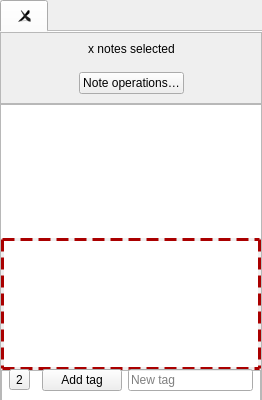
       <widget class="QTabWidget" name="noteEditTabWidget">
        <property name="sizePolicy">
         <sizepolicy hsizetype="Preferred" vsizetype="Preferred">
          <horstretch>5</horstretch>
          <verstretch>0</verstretch>
         </sizepolicy>
        </property>
        <property name="styleSheet">
         <string notr="true"/>
        </property>
        <property name="currentIndex">
         <number>0</number>
        </property>
        <property name="documentMode">
         <bool>true</bool>
        </property>
        <property name="tabsClosable">
         <bool>true</bool>
        </property>
        <property name="movable">
         <bool>true</bool>
        </property>
        <widget class="QWidget" name="noteEditTabWidgetPage">
         <attribute name="title">
          <string/>
         </attribute>
         <layout class="QVBoxLayout" name="noteEditTabWidgetLayout">
          <property name="spacing">
           <number>0</number>
          </property>
          <property name="leftMargin">
           <number>0</number>
          </property>
          <property name="topMargin">
           <number>0</number>
          </property>
          <property name="rightMargin">
           <number>0</number>
          </property>
          <property name="bottomMargin">
           <number>0</number>
          </property>
          <item>
           <widget class="QFrame" name="multiSelectActionFrame">
            <property name="frameShape">
             <enum>QFrame::Shape::StyledPanel</enum>
            </property>
            <property name="frameShadow">
             <enum>QFrame::Shadow::Raised</enum>
            </property>
            <layout class="QGridLayout" name="gridLayout_2">
             <item row="1" column="1">
              <widget class="QLabel" name="notesSelectedLabel">
               <property name="text">
                <string notr="true">x notes selected</string>
               </property>
               <property name="alignment">
                <set>Qt::AlignmentFlag::AlignCenter</set>
               </property>
              </widget>
             </item>
             <item row="0" column="1">
              <spacer name="verticalSpacer_2">
               <property name="orientation">
                <enum>Qt::Orientation::Vertical</enum>
               </property>
               <property name="sizeHint" stdset="0">
                <size>
                 <width>20</width>
                 <height>40</height>
                </size>
               </property>
              </spacer>
             </item>
             <item row="3" column="2">
              <spacer name="horizontalSpacer_2">
               <property name="orientation">
                <enum>Qt::Orientation::Horizontal</enum>
               </property>
               <property name="sizeHint" stdset="0">
                <size>
                 <width>40</width>
                 <height>20</height>
                </size>
               </property>
              </spacer>
             </item>
             <item row="3" column="0">
              <spacer name="horizontalSpacer">
               <property name="orientation">
                <enum>Qt::Orientation::Horizontal</enum>
               </property>
               <property name="sizeHint" stdset="0">
                <size>
                 <width>40</width>
                 <height>20</height>
                </size>
               </property>
              </spacer>
             </item>
             <item row="3" column="1">
              <widget class="QPushButton" name="noteOperationsButton">
               <property name="text">
                <string>Note operations…</string>
               </property>
              </widget>
             </item>
             <item row="4" column="1">
              <spacer name="verticalSpacer">
               <property name="orientation">
                <enum>Qt::Orientation::Vertical</enum>
               </property>
               <property name="sizeHint" stdset="0">
                <size>
                 <width>20</width>
                 <height>40</height>
                </size>
               </property>
              </spacer>
             </item>
             <item row="2" column="1">
              <spacer name="verticalSpacer_3">
               <property name="orientation">
                <enum>Qt::Orientation::Vertical</enum>
               </property>
               <property name="sizeType">
                <enum>QSizePolicy::Policy::Fixed</enum>
               </property>
               <property name="sizeHint" stdset="0">
                <size>
                 <width>20</width>
                 <height>10</height>
                </size>
               </property>
              </spacer>
             </item>
            </layout>
           </widget>
          </item>
          <item>
           <widget class="QFrame" name="noteEditorFrame">
            <property name="minimumSize">
             <size>
              <width>0</width>
              <height>400</height>
             </size>
            </property>
            <property name="frameShape">
             <enum>QFrame::Shape::StyledPanel</enum>
            </property>
            <property name="frameShadow">
             <enum>QFrame::Shadow::Raised</enum>
            </property>
            <layout class="QVBoxLayout" name="verticalLayout_6">
             <property name="spacing">
              <number>0</number>
             </property>
             <property name="leftMargin">
              <number>0</number>
             </property>
             <property name="topMargin">
              <number>0</number>
             </property>
             <property name="rightMargin">
              <number>0</number>
             </property>
             <property name="bottomMargin">
              <number>0</number>
             </property>
             <item>
              <widget class="QOwnNotesMarkdownTextEdit" name="noteTextEdit">
               <property name="enabled">
                <bool>true</bool>
               </property>
               <property name="contextMenuPolicy">
                <enum>Qt::ContextMenuPolicy::CustomContextMenu</enum>
               </property>
               <property name="frameShape">
                <enum>QFrame::Shape::NoFrame</enum>
               </property>
               <property name="cursorWidth">
                <number>1</number>
               </property>
              </widget>
             </item>
             <item>
              <widget class="QOwnNotesMarkdownTextEdit" name="encryptedNoteTextEdit">
               <property name="enabled">
                <bool>true</bool>
               </property>
               <property name="contextMenuPolicy">
                <enum>Qt::ContextMenuPolicy::CustomContextMenu</enum>
               </property>
               <property name="styleSheet">
                <string notr="true">QPlainTextEdit {
	border: 3px dashed #aa0000;
}
</string>
               </property>
               <property name="frameShape">
                <enum>QFrame::Shape::NoFrame</enum>
               </property>
              </widget>
             </item>
             <item>
              <widget class="QFrame" name="noteTextEditSearchFrame">
               <property name="frameShape">
                <enum>QFrame::Shape::NoFrame</enum>
               </property>
               <property name="lineWidth">
                <number>0</number>
               </property>
              </widget>
             </item>
             <item>
              <widget class="ZoomableGraphicsView" name="noteGraphicsView"/>
             </item>
            </layout>
           </widget>
          </item>
          <item>
           <widget class="QFrame" name="noteTagFrame">
            <property name="styleSheet">
             <string notr="true">QFrame { border: none; }</string>
            </property>
            <property name="frameShape">
             <enum>QFrame::Shape::NoFrame</enum>
            </property>
            <property name="frameShadow">
             <enum>QFrame::Shadow::Raised</enum>
            </property>
            <layout class="QHBoxLayout" name="horizontalLayout">
             <item>
              <widget class="QToolButton" name="selectedTagsToolButton">
               <property name="focusPolicy">
                <enum>Qt::FocusPolicy::NoFocus</enum>
               </property>
               <property name="text">
                <string notr="true">2</string>
               </property>
               <property name="icon">
                <iconset theme="text-x-generic" resource="breeze-qownnotes.qrc">
                 <normaloff>:/icons/breeze-qownnotes/16x16/text-x-generic.svg</normaloff>:/icons/breeze-qownnotes/16x16/text-x-generic.svg</iconset>
               </property>
               <property name="toolButtonStyle">
                <enum>Qt::ToolButtonStyle::ToolButtonTextBesideIcon</enum>
               </property>
              </widget>
             </item>
             <item>
              <widget class="QFrame" name="noteTagButtonFrame">
               <property name="frameShape">
                <enum>QFrame::Shape::NoFrame</enum>
               </property>
               <property name="frameShadow">
                <enum>QFrame::Shadow::Plain</enum>
               </property>
               <layout class="QHBoxLayout" name="horizontalLayout_2">
                <property name="leftMargin">
                 <number>0</number>
                </property>
                <property name="topMargin">
                 <number>0</number>
                </property>
                <property name="rightMargin">
                 <number>0</number>
                </property>
                <property name="bottomMargin">
                 <number>0</number>
                </property>
               </layout>
              </widget>
             </item>
             <item>
              <widget class="QPushButton" name="newNoteTagButton">
               <property name="toolTip">
                <string>Add a tag to the current note</string>
               </property>
               <property name="text">
                <string>Add tag</string>
               </property>
               <property name="icon">
                <iconset theme="tag" resource="breeze-qownnotes.qrc">
                 <normaloff>:/icons/breeze-qownnotes/16x16/tag.svg</normaloff>:/icons/breeze-qownnotes/16x16/tag.svg</iconset>
               </property>
              </widget>
             </item>
             <item>
              <widget class="QLineEdit" name="newNoteTagLineEdit">
               <property name="placeholderText">
                <string>New tag</string>
               </property>
              </widget>
             </item>
            </layout>
           </widget>
          </item>
         </layout>
        </widget>
       </widget>
